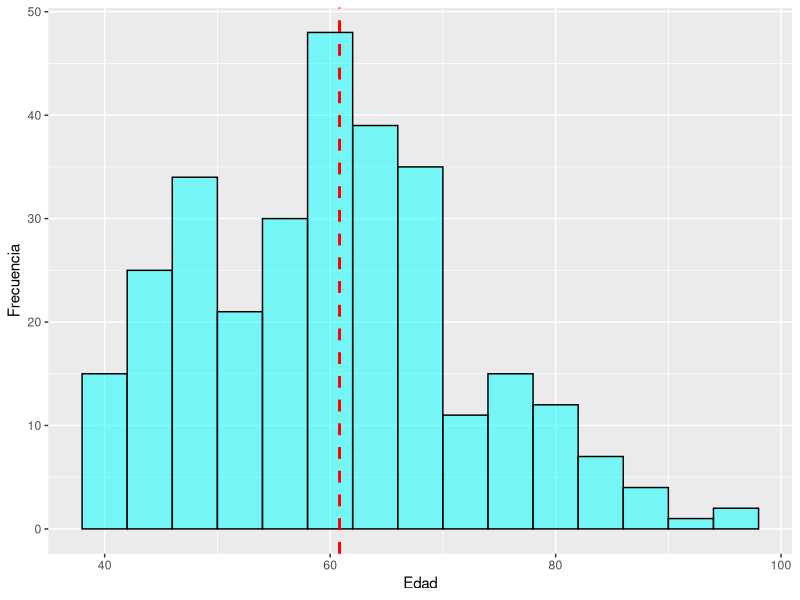
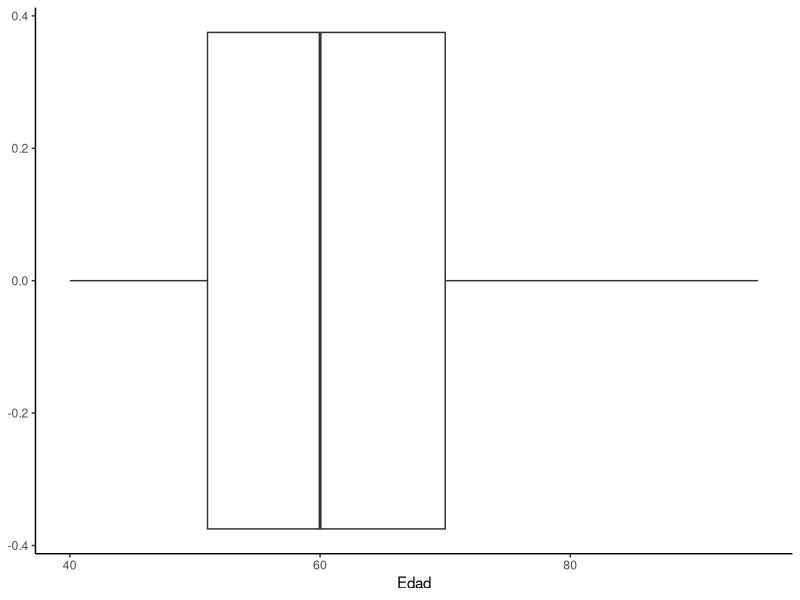

Recreate these plots in R, in order.
rm(list=ls())
library(readxl)
library(ggplot2)
datos= read.csv("heart_failure_clinical_records_dataset.csv",sep = ",",dec = ".", header =T)


edadh <- ggplot(datos, aes(x = Edad)) +
  geom_histogram(color= "black", 
                 alpha=0.5,
                 fill="cyan",
                 binwidth = 4)+
  labs(x="Edad",
       y="Frecuencia")

edaddh=edadh+geom_vline(aes(xintercept=mean(Edad)),
                      color="red", linetype="dashed", size=1)
edaddh

H=ggplot()+
  geom_boxplot(data = datos, mapping = aes(x = Edad))+
  theme_classic()
H
